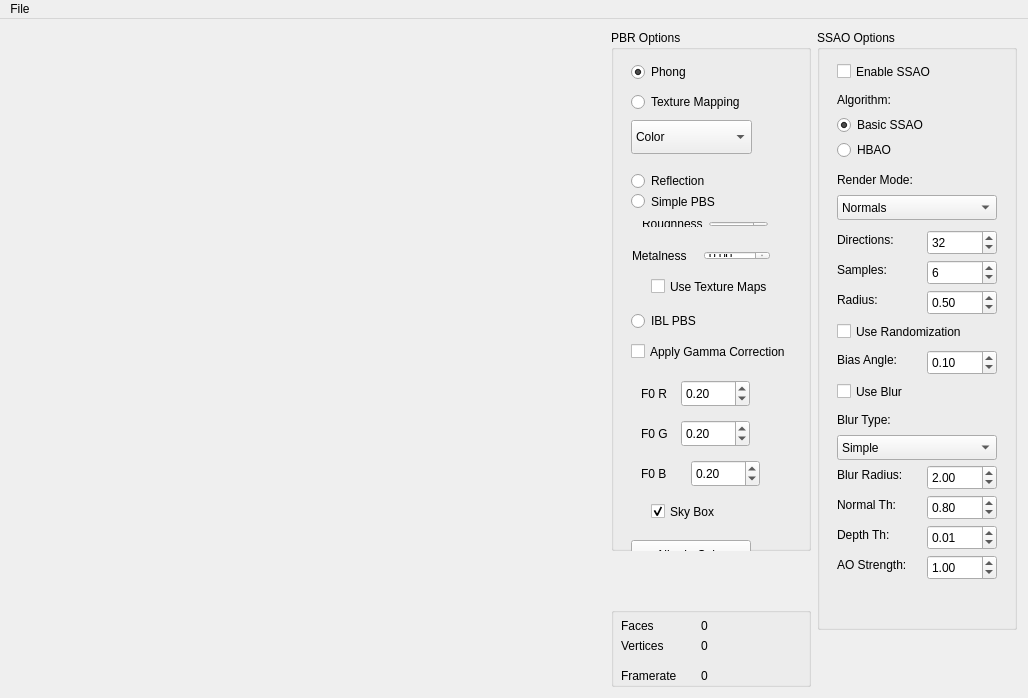
<?xml version="1.0" encoding="UTF-8"?>
<ui version="4.0">
 <class>MainWindow</class>
 <widget class="QMainWindow" name="MainWindow">
  <property name="geometry">
   <rect>
    <x>0</x>
    <y>0</y>
    <width>1028</width>
    <height>698</height>
   </rect>
  </property>
  <property name="minimumSize">
   <size>
    <width>1027</width>
    <height>678</height>
   </size>
  </property>
  <property name="baseSize">
   <size>
    <width>600</width>
    <height>600</height>
   </size>
  </property>
  <property name="windowTitle">
   <string>MainWindow</string>
  </property>
  <widget class="QWidget" name="Widget">
   <property name="minimumSize">
    <size>
     <width>1027</width>
     <height>0</height>
    </size>
   </property>
   <property name="baseSize">
    <size>
     <width>600</width>
     <height>600</height>
    </size>
   </property>
   <layout class="QHBoxLayout" name="horizontalLayout">
    <item>
     <widget class="GLWidget" name="glwidget" native="true">
      <property name="minimumSize">
       <size>
        <width>600</width>
        <height>600</height>
       </size>
      </property>
      <property name="maximumSize">
       <size>
        <width>16777215</width>
        <height>16777215</height>
       </size>
      </property>
      <property name="baseSize">
       <size>
        <width>600</width>
        <height>600</height>
       </size>
      </property>
     </widget>
    </item>
    <item>
     <layout class="QVBoxLayout" name="Configuration">
      <item>
       <widget class="QGroupBox" name="TreeOptions">
        <property name="minimumSize">
         <size>
          <width>200</width>
          <height>0</height>
         </size>
        </property>
        <property name="maximumSize">
         <size>
          <width>200</width>
          <height>16777215</height>
         </size>
        </property>
        <property name="title">
         <string>PBR Options</string>
        </property>
        <widget class="QRadioButton" name="radio_reflection">
         <property name="geometry">
          <rect>
           <x>20</x>
           <y>140</y>
           <width>117</width>
           <height>22</height>
          </rect>
         </property>
         <property name="text">
          <string>Reflection</string>
         </property>
         <property name="checked">
          <bool>false</bool>
         </property>
        </widget>
        <widget class="QRadioButton" name="radio_iblpbs">
         <property name="geometry">
          <rect>
           <x>20</x>
           <y>280</y>
           <width>117</width>
           <height>22</height>
          </rect>
         </property>
         <property name="text">
          <string>IBL PBS</string>
         </property>
        </widget>
        <widget class="QCheckBox" name="check_gamma_correction">
         <property name="geometry">
           <rect>
             <x>20</x>
             <y>310</y>
             <width>160</width>
             <height>23</height>
           </rect>
         </property>
         <property name="text">
           <string>Apply Gamma Correction</string>
         </property>
         <property name="checked">
           <bool>false</bool>
         </property>
        </widget>
        <widget class="QDoubleSpinBox" name="spin_f0r">
         <property name="geometry">
          <rect>
           <x>70</x>
           <y>350</y>
           <width>69</width>
           <height>27</height>
          </rect>
         </property>
         <property name="maximum">
          <double>2.000000000000000</double>
         </property>
         <property name="singleStep">
          <double>0.050000000000000</double>
         </property>
         <property name="value">
          <double>0.200000000000000</double>
         </property>
        </widget>
        <widget class="QDoubleSpinBox" name="spin_f0g">
         <property name="geometry">
          <rect>
           <x>70</x>
           <y>390</y>
           <width>69</width>
           <height>27</height>
          </rect>
         </property>
         <property name="maximum">
          <double>2.000000000000000</double>
         </property>
         <property name="singleStep">
          <double>0.050000000000000</double>
         </property>
         <property name="value">
          <double>0.200000000000000</double>
         </property>
        </widget>
        <widget class="QDoubleSpinBox" name="spin_f0b">
         <property name="geometry">
          <rect>
           <x>80</x>
           <y>430</y>
           <width>69</width>
           <height>27</height>
          </rect>
         </property>
         <property name="maximum">
          <double>2.000000000000000</double>
         </property>
         <property name="singleStep">
          <double>0.050000000000000</double>
         </property>
         <property name="value">
          <double>0.200000000000000</double>
         </property>
        </widget>
        <widget class="QLabel" name="label">
         <property name="geometry">
          <rect>
           <x>30</x>
           <y>350</y>
           <width>31</width>
           <height>27</height>
          </rect>
         </property>
         <property name="text">
          <string>F0 R</string>
         </property>
        </widget>
        <widget class="QLabel" name="label_2">
         <property name="geometry">
          <rect>
           <x>30</x>
           <y>390</y>
           <width>31</width>
           <height>27</height>
          </rect>
         </property>
         <property name="text">
          <string>F0 G</string>
         </property>
        </widget>
        <widget class="QLabel" name="label_3">
         <property name="geometry">
          <rect>
           <x>30</x>
           <y>430</y>
           <width>31</width>
           <height>27</height>
          </rect>
         </property>
         <property name="text">
          <string>F0 B</string>
         </property>
        </widget>
        <widget class="QRadioButton" name="radio_phong">
         <property name="geometry">
          <rect>
           <x>20</x>
           <y>30</y>
           <width>111</width>
           <height>24</height>
          </rect>
         </property>
         <property name="text">
          <string>Phong</string>
         </property>
         <property name="checked">
          <bool>true</bool>
         </property>
        </widget>
        <widget class="QRadioButton" name="radio_texMap">
         <property name="geometry">
          <rect>
           <x>20</x>
           <y>60</y>
           <width>151</width>
           <height>24</height>
          </rect>
         </property>
         <property name="text">
          <string>Texture Mapping</string>
         </property>
        </widget>
        <widget class="QComboBox" name="combo_tex">
         <property name="geometry">
          <rect>
           <x>20</x>
           <y>90</y>
           <width>121</width>
           <height>34</height>
          </rect>
         </property>
         <item>
          <property name="text">
           <string>Color</string>
          </property>
         </item>
         <item>
          <property name="text">
           <string>Roughness</string>
          </property>
         </item>
         <item>
          <property name="text">
           <string>Metalness</string>
          </property>
         </item>
        </widget>
        <widget class="QRadioButton" name="radio_pbs">
         <property name="geometry">
          <rect>
           <x>20</x>
           <y>160</y>
           <width>112</width>
           <height>23</height>
          </rect>
         </property>
         <property name="text">
          <string>Simple PBS</string>
         </property>
        </widget>
        <widget class="QCheckBox" name="check_use_textures">
         <property name="geometry">
            <rect>
            <x>40</x>
            <y>245</y>
            <width>140</width>
            <height>23</height>
            </rect>
         </property>
         <property name="text">
            <string>Use Texture Maps</string>
         </property>
         <property name="checked">
            <bool>false</bool>
         </property>
         </widget>
        <widget class="QCheckBox" name="check_sky">
         <property name="geometry">
          <rect>
           <x>40</x>
           <y>470</y>
           <width>92</width>
           <height>23</height>
          </rect>
         </property>
         <property name="text">
          <string>Sky Box</string>
         </property>
         <property name="checked">
          <bool>true</bool>
         </property>
        </widget>
        <widget class="QWidget" name="horizontalLayoutWidget">
         <property name="geometry">
          <rect>
           <x>20</x>
           <y>180</y>
           <width>148</width>
           <height>28</height>
          </rect>
         </property>
         <layout class="QHBoxLayout" name="horizontalLayout_2">
          <item>
           <widget class="QLabel" name="label_4">
            <property name="text">
             <string>Roughness</string>
            </property>
           </widget>
          </item>
          <item>
           <widget class="QDoubleSpinBox" name="dspin_rough">
            <property name="maximum">
             <double>1.000000000000000</double>
            </property>
            <property name="singleStep">
             <double>0.050000000000000</double>
            </property>
           </widget>
          </item>
         </layout>
        </widget>
        <widget class="QPushButton" name="button_Albedo_Color">
         <property name="geometry">
            <rect>
                <x>20</x>
                <y>510</y>
                <width>120</width>
                <height>30</height>
            </rect>
            </property>
            <property name="text">
            <string>Albedo Color</string>
         </property>
        </widget>
        <widget class="QWidget" name="horizontalLayoutWidget_2">
         <property name="geometry">
          <rect>
           <x>10</x>
           <y>210</y>
           <width>160</width>
           <height>31</height>
          </rect>
         </property>
         <layout class="QHBoxLayout" name="horizontalLayout_3">
          <item>
           <widget class="QLabel" name="label_5">
            <property name="text">
             <string>Metalness</string>
            </property>
           </widget>
          </item>
          <item>
           <widget class="QDoubleSpinBox" name="dspin_metal">
            <property name="maximum">
             <double>1.000000000000000</double>
            </property>
            <property name="singleStep">
             <double>0.050000000000000</double>
            </property>
           </widget>
          </item>
         </layout>
        </widget>
       </widget>
      </item>
      <item>
       <spacer name="Spacer">
        <property name="orientation">
         <enum>Qt::Vertical</enum>
        </property>
        <property name="sizeType">
         <enum>QSizePolicy::Maximum</enum>
        </property>
        <property name="sizeHint" stdset="0">
         <size>
          <width>50</width>
          <height>50</height>
         </size>
        </property>
       </spacer>
      </item>
      <item>
       <widget class="QGroupBox" name="RenderOptions">
        <property name="sizePolicy">
         <sizepolicy hsizetype="Minimum" vsizetype="Minimum">
          <horstretch>0</horstretch>
          <verstretch>0</verstretch>
         </sizepolicy>
        </property>
        <property name="maximumSize">
         <size>
          <width>200</width>
          <height>80</height>
         </size>
        </property>
        <property name="baseSize">
         <size>
          <width>0</width>
          <height>100</height>
         </size>
        </property>
        <property name="title">
         <string/>
        </property>
        <widget class="QLabel" name="Label_NumFaces">
         <property name="geometry">
          <rect>
           <x>90</x>
           <y>10</y>
           <width>91</width>
           <height>17</height>
          </rect>
         </property>
         <property name="text">
          <string>0</string>
         </property>
        </widget>
        <widget class="QLabel" name="Label_Faces">
         <property name="geometry">
          <rect>
           <x>10</x>
           <y>10</y>
           <width>67</width>
           <height>17</height>
          </rect>
         </property>
         <property name="text">
          <string>Faces</string>
         </property>
        </widget>
        <widget class="QLabel" name="Label_Vertices">
         <property name="geometry">
          <rect>
           <x>10</x>
           <y>30</y>
           <width>67</width>
           <height>17</height>
          </rect>
         </property>
         <property name="text">
          <string>Vertices</string>
         </property>
        </widget>
        <widget class="QLabel" name="Label_NumVertices">
         <property name="geometry">
          <rect>
           <x>90</x>
           <y>30</y>
           <width>91</width>
           <height>17</height>
          </rect>
         </property>
         <property name="text">
          <string>0</string>
         </property>
        </widget>
        <widget class="QLabel" name="Label_Framerate">
         <property name="geometry">
          <rect>
           <x>10</x>
           <y>60</y>
           <width>71</width>
           <height>17</height>
          </rect>
         </property>
         <property name="text">
          <string>Framerate</string>
         </property>
        </widget>
        <widget class="QLabel" name="Label_NumFramerate">
         <property name="geometry">
          <rect>
           <x>90</x>
           <y>60</y>
           <width>91</width>
           <height>17</height>
          </rect>
         </property>
         <property name="text">
          <string>0</string>
         </property>
        </widget>
       </widget>
      </item>
     </layout>
    </item>
    <!-- NEW SSAO COLUMN -->
    <item>
     <layout class="QVBoxLayout" name="SSAOConfiguration">
      <item>
       <widget class="QGroupBox" name="SSAOOptions">
        <property name="minimumSize">
         <size>
          <width>200</width>
          <height>600</height>
         </size>
        </property>
        <property name="maximumSize">
         <size>
          <width>200</width>
          <height>16777215</height>
         </size>
        </property>
        <property name="title">
         <string>SSAO Options</string>
        </property>
        
        <!-- Enable SSAO Checkbox -->
        <widget class="QCheckBox" name="check_enable_ssao">
         <property name="geometry">
          <rect>
           <x>20</x>
           <y>30</y>
           <width>160</width>
           <height>23</height>
          </rect>
         </property>
         <property name="text">
          <string>Enable SSAO</string>
         </property>
         <property name="checked">
          <bool>false</bool>
         </property>
        </widget>
        
        <!-- SSAO Algorithm Radio Buttons -->
        <widget class="QLabel" name="label_ao_algorithm">
         <property name="geometry">
          <rect>
           <x>20</x>
           <y>60</y>
           <width>80</width>
           <height>20</height>
          </rect>
         </property>
         <property name="text">
          <string>Algorithm:</string>
         </property>
        </widget>
        
        <widget class="QRadioButton" name="radio_basic_ssao">
         <property name="geometry">
          <rect>
           <x>20</x>
           <y>85</y>
           <width>120</width>
           <height>20</height>
          </rect>
         </property>
         <property name="text">
          <string>Basic SSAO</string>
         </property>
         <property name="checked">
          <bool>true</bool>
         </property>
        </widget>
        
        <widget class="QRadioButton" name="radio_hbao">
         <property name="geometry">
          <rect>
           <x>20</x>
           <y>110</y>
           <width>120</width>
           <height>20</height>
          </rect>
         </property>
         <property name="text">
          <string>HBAO</string>
         </property>
         <property name="checked">
          <bool>false</bool>
         </property>
        </widget>
        
        <!-- Render Mode Combo -->
        <widget class="QLabel" name="label_render_mode">
         <property name="geometry">
          <rect>
           <x>20</x>
           <y>140</y>
           <width>80</width>
           <height>20</height>
          </rect>
         </property>
         <property name="text">
          <string>Render Mode:</string>
         </property>
        </widget>
        <widget class="QComboBox" name="combo_ssao_render_mode">
         <property name="geometry">
          <rect>
           <x>20</x>
           <y>165</y>
           <width>160</width>
           <height>25</height>
          </rect>
         </property>
         <item>
          <property name="text">
           <string>Normals</string>
          </property>
         </item>
         <item>
          <property name="text">
           <string>Albedo</string>
          </property>
         </item>
         <item>
          <property name="text">
           <string>Depth</string>
          </property>
         </item>
         <item>
          <property name="text">
           <string>SSAO</string>
          </property>
         </item>
         <item>
          <property name="text">
           <string>Blurred SSAO</string>
          </property>
         </item>
         <item>
          <property name="text">
           <string>Final Composition</string>
          </property>
         </item>
        </widget>
        
        <!-- SSAO Kernel Parameters -->
        <widget class="QLabel" name="label_directions">
         <property name="geometry">
          <rect>
           <x>20</x>
           <y>200</y>
           <width>80</width>
           <height>20</height>
          </rect>
         </property>
         <property name="text">
          <string>Directions:</string>
         </property>
        </widget>
        <widget class="QSpinBox" name="spin_ssao_directions">
         <property name="geometry">
          <rect>
           <x>110</x>
           <y>200</y>
           <width>70</width>
           <height>25</height>
          </rect>
         </property>
         <property name="minimum">
          <number>4</number>
         </property>
         <property name="maximum">
          <number>64</number>
         </property>
         <property name="value">
          <number>32</number>
         </property>
        </widget>
        
        <widget class="QLabel" name="label_samples">
         <property name="geometry">
          <rect>
           <x>20</x>
           <y>230</y>
           <width>80</width>
           <height>20</height>
          </rect>
         </property>
         <property name="text">
          <string>Samples:</string>
         </property>
        </widget>
        <widget class="QSpinBox" name="spin_ssao_samples">
         <property name="geometry">
          <rect>
           <x>110</x>
           <y>230</y>
           <width>70</width>
           <height>25</height>
          </rect>
         </property>
         <property name="minimum">
          <number>1</number>
         </property>
         <property name="maximum">
          <number>32</number>
         </property>
         <property name="value">
          <number>6</number>
         </property>
        </widget>
        
        <widget class="QLabel" name="label_radius">
         <property name="geometry">
          <rect>
           <x>20</x>
           <y>260</y>
           <width>80</width>
           <height>20</height>
          </rect>
         </property>
         <property name="text">
          <string>Radius:</string>
         </property>
        </widget>
        <widget class="QDoubleSpinBox" name="spin_ssao_radius">
         <property name="geometry">
          <rect>
           <x>110</x>
           <y>260</y>
           <width>70</width>
           <height>25</height>
          </rect>
         </property>
         <property name="minimum">
          <double>0.010000000000000</double>
         </property>
         <property name="maximum">
          <double>2.000000000000000</double>
         </property>
         <property name="singleStep">
          <double>0.100000000000000</double>
         </property>
         <property name="value">
          <double>0.500000000000000</double>
         </property>
        </widget>
        
        <!-- Randomization -->
        <widget class="QCheckBox" name="check_use_randomization">
         <property name="geometry">
          <rect>
           <x>20</x>
           <y>290</y>
           <width>160</width>
           <height>23</height>
          </rect>
         </property>
         <property name="text">
          <string>Use Randomization</string>
         </property>
         <property name="checked">
          <bool>false</bool>
         </property>
        </widget>
        
        <!-- Bias Angle -->
        <widget class="QLabel" name="label_bias_angle">
         <property name="geometry">
          <rect>
           <x>20</x>
           <y>320</y>
           <width>80</width>
           <height>20</height>
          </rect>
         </property>
         <property name="text">
          <string>Bias Angle:</string>
         </property>
        </widget>
        <widget class="QDoubleSpinBox" name="spin_bias_angle">
         <property name="geometry">
          <rect>
           <x>110</x>
           <y>320</y>
           <width>70</width>
           <height>25</height>
          </rect>
         </property>
         <property name="minimum">
          <double>0.000000000000000</double>
         </property>
         <property name="maximum">
          <double>0.500000000000000</double>
         </property>
         <property name="singleStep">
          <double>0.010000000000000</double>
         </property>
         <property name="value">
          <double>0.100000000000000</double>
         </property>
        </widget>
        
        <!-- Blur Options -->
        <widget class="QCheckBox" name="check_use_blur">
         <property name="geometry">
          <rect>
           <x>20</x>
           <y>350</y>
           <width>160</width>
           <height>23</height>
          </rect>
         </property>
         <property name="text">
          <string>Use Blur</string>
         </property>
         <property name="checked">
          <bool>false</bool>
         </property>
        </widget>
        
        <widget class="QLabel" name="label_blur_type">
         <property name="geometry">
          <rect>
           <x>20</x>
           <y>380</y>
           <width>80</width>
           <height>20</height>
          </rect>
         </property>
         <property name="text">
          <string>Blur Type:</string>
         </property>
        </widget>
        <widget class="QComboBox" name="combo_blur_type">
         <property name="geometry">
          <rect>
           <x>20</x>
           <y>405</y>
           <width>160</width>
           <height>25</height>
          </rect>
         </property>
         <item>
          <property name="text">
           <string>Simple</string>
          </property>
         </item>
         <item>
          <property name="text">
           <string>Bilateral</string>
          </property>
         </item>
         <item>
          <property name="text">
           <string>Gaussian</string>
          </property>
         </item>
        </widget>
        
        <widget class="QLabel" name="label_blur_radius">
         <property name="geometry">
          <rect>
           <x>20</x>
           <y>435</y>
           <width>80</width>
           <height>20</height>
          </rect>
         </property>
         <property name="text">
          <string>Blur Radius:</string>
         </property>
        </widget>
        <widget class="QDoubleSpinBox" name="spin_blur_radius">
         <property name="geometry">
          <rect>
           <x>110</x>
           <y>435</y>
           <width>70</width>
           <height>25</height>
          </rect>
         </property>
         <property name="minimum">
          <double>1.000000000000000</double>
         </property>
         <property name="maximum">
          <double>10.000000000000000</double>
         </property>
         <property name="singleStep">
          <double>0.500000000000000</double>
         </property>
         <property name="value">
          <double>2.000000000000000</double>
         </property>
        </widget>
        
        <!-- Bilateral Blur Thresholds -->
        <widget class="QLabel" name="label_normal_threshold">
         <property name="geometry">
          <rect>
           <x>20</x>
           <y>465</y>
           <width>80</width>
           <height>20</height>
          </rect>
         </property>
         <property name="text">
          <string>Normal Th:</string>
         </property>
        </widget>
        <widget class="QDoubleSpinBox" name="spin_normal_threshold">
         <property name="geometry">
          <rect>
           <x>110</x>
           <y>465</y>
           <width>70</width>
           <height>25</height>
          </rect>
         </property>
         <property name="minimum">
          <double>0.000000000000000</double>
         </property>
         <property name="maximum">
          <double>1.000000000000000</double>
         </property>
         <property name="singleStep">
          <double>0.100000000000000</double>
         </property>
         <property name="value">
          <double>0.800000000000000</double>
         </property>
        </widget>
        
        <widget class="QLabel" name="label_depth_threshold">
         <property name="geometry">
          <rect>
           <x>20</x>
           <y>495</y>
           <width>80</width>
           <height>20</height>
          </rect>
         </property>
         <property name="text">
          <string>Depth Th:</string>
         </property>
        </widget>
        <widget class="QDoubleSpinBox" name="spin_depth_threshold">
         <property name="geometry">
          <rect>
           <x>110</x>
           <y>495</y>
           <width>70</width>
           <height>25</height>
          </rect>
         </property>
         <property name="minimum">
          <double>0.001000000000000</double>
         </property>
         <property name="maximum">
          <double>0.100000000000000</double>
         </property>
         <property name="singleStep">
          <double>0.001000000000000</double>
         </property>
         <property name="value">
          <double>0.010000000000000</double>
         </property>
        </widget>
        
        <!-- AO Strength -->
        <widget class="QLabel" name="label_ao_strength">
         <property name="geometry">
          <rect>
           <x>20</x>
           <y>525</y>
           <width>80</width>
           <height>20</height>
          </rect>
         </property>
         <property name="text">
          <string>AO Strength:</string>
         </property>
        </widget>
        <widget class="QDoubleSpinBox" name="spin_ao_strength">
         <property name="geometry">
          <rect>
           <x>110</x>
           <y>525</y>
           <width>70</width>
           <height>25</height>
          </rect>
         </property>
         <property name="minimum">
          <double>0.000000000000000</double>
         </property>
         <property name="maximum">
          <double>2.000000000000000</double>
         </property>
         <property name="singleStep">
          <double>0.100000000000000</double>
         </property>
         <property name="value">
          <double>1.000000000000000</double>
         </property>
        </widget>
       </widget>
      </item>
      <item>
       <spacer name="SSAOSpacer">
        <property name="orientation">
         <enum>Qt::Vertical</enum>
        </property>
        <property name="sizeType">
         <enum>QSizePolicy::Expanding</enum>
        </property>
        <property name="sizeHint" stdset="0">
         <size>
          <width>20</width>
          <height>40</height>
         </size>
        </property>
       </spacer>
      </item>
     </layout>
    </item>
   </layout>
  </widget>
  <widget class="QMenuBar" name="menuBar">
   <property name="geometry">
    <rect>
     <x>0</x>
     <y>0</y>
     <width>1028</width>
     <height>22</height>
    </rect>
   </property>
   <widget class="QMenu" name="menuFile">
    <property name="title">
     <string>File</string>
    </property>
    <addaction name="actionLoad"/>
    <addaction name="separator"/>
    <addaction name="actionLoad_Specular"/>
    <addaction name="actionLoad_Diffuse"/>
    <addaction name="actionLoad_WeightedSpecular"/>
    <addaction name="actionLoad_BrdfLUT"/>
    <addaction name="separator"/>
    <addaction name="actionLoad_Color"/>
    <addaction name="actionLoad_Roughness"/>
    <addaction name="actionLoad_Metalness"/>
    <addaction name="separator"/>
    <addaction name="actionQuit"/>
   </widget>
   <addaction name="menuFile"/>
  </widget>
  <action name="actionQuit">
   <property name="text">
    <string>Quit</string>
   </property>
  </action>
  <action name="actionLoad">
   <property name="text">
    <string>Load Model...</string>
   </property>
  </action>
  <action name="actionLoad_Specular">
   <property name="text">
    <string>Load Specular/Sky...</string>
   </property>
  </action>
  <action name="actionLoad_Diffuse">
   <property name="text">
    <string>Load Diffuse...</string>
   </property>
  </action>
   <action name="actionLoad_WeightedSpecular">
    <property name="text">
      <string>Load Weighted Specular Map (IBL)...</string>
    </property>
   </action>
   <action name="actionLoad_BrdfLUT">
     <property name="text">
      <string>Load BRDF LUT...</string>
     </property>
   </action>
  <action name="actionLoad_Color">
   <property name="text">
    <string>Load Color...</string>
   </property>
  </action>
  <action name="actionLoad_Roughness">
   <property name="text">
    <string>Load Roughness...</string>
   </property>
  </action>
  <action name="actionLoad_Metalness">
   <property name="text">
    <string>Load Metalness...</string>
   </property>
  </action>
 </widget>
 <layoutdefault spacing="6" margin="11"/>
 <customwidgets>
  <customwidget>
   <class>GLWidget</class>
   <extends>QWidget</extends>
   <header>glwidget.h</header>
   <container>1</container>
   <slots>
    <signal>SetFaces(QString)</signal>
    <signal>SetVertices(QString)</signal>
    <signal>SetFramerate(QString)</signal>
    <slot>SetReflection(bool)</slot>
    <slot>SetPBS(bool)</slot>
    <slot>SetFresnelB(double)</slot>
    <slot>SetFresnelG(double)</slot>
    <slot>SetFresnelR(double)</slot>
    <slot>SetPhong(bool)</slot>
    <slot>SetTexMap(bool)</slot>
    <slot>SetCurrentTexture(int)</slot>
    <slot>SetIBLPBS(bool)</slot>
    <slot>SetSkyVisible(bool)</slot>
    <slot>SetRoughness(double)</slot>
    <slot>SetMetalness(double)</slot>
    <slot>SetAlbedo(double, double, double)</slot>
    <slot>SetUseTextures(bool)</slot>
    <slot>ApplyGammaCorrection(bool)</slot>
    <slot>EnableSSAO(bool)</slot>
    <slot>SetSSAORenderMode(int)</slot>
    <slot>SetSSAODirections(int)</slot>
    <slot>SetSSAOSamplesPerDirection(int)</slot>
    <slot>SetSSAORadius(double)</slot>
    <slot>SetUseRandomization(bool)</slot>
    <slot>SetBiasAngle(double)</slot>
    <slot>SetUseBlur(bool)</slot>
    <slot>SetBlurType(int)</slot>
    <slot>SetBlurRadius(double)</slot>
    <slot>SetNormalThreshold(double)</slot>
    <slot>SetDepthThreshold(double)</slot>
    <slot>SetAOStrength(double)</slot>
    <slot>SetBasicSSAO(bool)</slot>
    <slot>SetHBAO(bool)</slot>
   </slots>
  </customwidget>
 </customwidgets>
 <resources/>
 <connections>
    <connection>
      <sender>check_use_textures</sender>
      <signal>clicked(bool)</signal>
      <receiver>glwidget</receiver>
      <slot>SetUseTextures(bool)</slot>
      <hints>
      <hint type="sourcelabel">
         <x>90</x>
         <y>220</y>
      </hint>
      <hint type="destinationlabel">
         <x>300</x>
         <y>300</y>
      </hint>
      </hints>
    </connection>
    <connection>
      <sender>check_gamma_correction</sender>
      <signal>clicked(bool)</signal>
      <receiver>glwidget</receiver>
      <slot>ApplyGammaCorrection(bool)</slot>
      <hints>
      <hint type="sourcelabel">
         <x>90</x>
         <y>310</y>
      </hint>
      <hint type="destinationlabel">
         <x>300</x>
         <y>300</y>
      </hint>
      </hints>
    </connection>
    <connection>
    <sender>btn_albedo_color</sender>
    <signal>clicked()</signal>
    <receiver>MainWindow</receiver>
    <slot>on_button_Albedo_Color_clicked()</slot>
    <hints>
    <hint type="sourcelabel">
    <x>80</x>
    <y>510</y>
    </hint>
    <hint type="destinationlabel">
    <x>414</x>
    <y>319</y>
    </hint>
    </hints>
    </connection>
  <connection>
   <sender>glwidget</sender>
   <signal>SetFaces(QString)</signal>
   <receiver>Label_NumFaces</receiver>
   <slot>setText(QString)</slot>
   <hints>
    <hint type="sourcelabel">
     <x>569</x>
     <y>566</y>
    </hint>
    <hint type="destinationlabel">
     <x>796</x>
     <y>566</y>
    </hint>
   </hints>
  </connection>
  <connection>
   <sender>glwidget</sender>
   <signal>SetVertices(QString)</signal>
   <receiver>Label_NumVertices</receiver>
   <slot>setText(QString)</slot>
   <hints>
    <hint type="sourcelabel">
     <x>593</x>
     <y>587</y>
    </hint>
    <hint type="destinationlabel">
     <x>796</x>
     <y>587</y>
    </hint>
   </hints>
  </connection>
  <connection>
   <sender>glwidget</sender>
   <signal>SetFramerate(QString)</signal>
   <receiver>Label_NumFramerate</receiver>
   <slot>setText(QString)</slot>
   <hints>
    <hint type="sourcelabel">
     <x>607</x>
     <y>623</y>
    </hint>
    <hint type="destinationlabel">
     <x>760</x>
     <y>617</y>
    </hint>
   </hints>
  </connection>
  <connection>
   <sender>radio_reflection</sender>
   <signal>clicked(bool)</signal>
   <receiver>glwidget</receiver>
   <slot>SetReflection(bool)</slot>
   <hints>
    <hint type="sourcelabel">
     <x>752</x>
     <y>202</y>
    </hint>
    <hint type="destinationlabel">
     <x>434</x>
     <y>75</y>
    </hint>
   </hints>
  </connection>
  <connection>
   <sender>radio_iblpbs</sender>
   <signal>clicked(bool)</signal>
   <receiver>glwidget</receiver>
   <slot>SetIBLPBS(bool)</slot>
   <hints>
    <hint type="sourcelabel">
     <x>752</x>
     <y>280</y>
    </hint>
    <hint type="destinationlabel">
     <x>539</x>
     <y>106</y>
    </hint>
   </hints>
  </connection>
  <connection>
   <sender>spin_f0b</sender>
   <signal>valueChanged(double)</signal>
   <receiver>glwidget</receiver>
   <slot>SetFresnelB(double)</slot>
   <hints>
    <hint type="sourcelabel">
     <x>764</x>
     <y>430</y>
    </hint>
    <hint type="destinationlabel">
     <x>520</x>
     <y>207</y>
    </hint>
   </hints>
  </connection>
  <connection>
   <sender>spin_f0g</sender>
   <signal>valueChanged(double)</signal>
   <receiver>glwidget</receiver>
   <slot>SetFresnelG(double)</slot>
   <hints>
    <hint type="sourcelabel">
     <x>764</x>
     <y>390</y>
    </hint>
    <hint type="destinationlabel">
     <x>559</x>
     <y>165</y>
    </hint>
   </hints>
  </connection>
  <connection>
   <sender>spin_f0r</sender>
   <signal>valueChanged(double)</signal>
   <receiver>glwidget</receiver>
   <slot>SetFresnelR(double)</slot>
   <hints>
    <hint type="sourcelabel">
     <x>764</x>
     <y>350</y>
    </hint>
    <hint type="destinationlabel">
     <x>547</x>
     <y>127</y>
    </hint>
   </hints>
  </connection>
  <connection>
   <sender>radio_phong</sender>
   <signal>clicked(bool)</signal>
   <receiver>glwidget</receiver>
   <slot>SetPhong(bool)</slot>
   <hints>
    <hint type="sourcelabel">
     <x>691</x>
     <y>73</y>
    </hint>
    <hint type="destinationlabel">
     <x>308</x>
     <y>330</y>
    </hint>
   </hints>
  </connection>
  <connection>
   <sender>radio_texMap</sender>
   <signal>clicked(bool)</signal>
   <receiver>glwidget</receiver>
   <slot>SetTexMap(bool)</slot>
   <hints>
    <hint type="sourcelabel">
     <x>711</x>
     <y>113</y>
    </hint>
    <hint type="destinationlabel">
     <x>308</x>
     <y>330</y>
    </hint>
   </hints>
  </connection>
  <connection>
   <sender>combo_tex</sender>
   <signal>currentIndexChanged(int)</signal>
   <receiver>glwidget</receiver>
   <slot>SetCurrentTexture(int)</slot>
   <hints>
    <hint type="sourcelabel">
     <x>672</x>
     <y>147</y>
    </hint>
    <hint type="destinationlabel">
     <x>330</x>
     <y>265</y>
    </hint>
   </hints>
  </connection>
  <connection>
   <sender>radio_pbs</sender>
   <signal>clicked(bool)</signal>
   <receiver>glwidget</receiver>
   <slot>SetPBS(bool)</slot>
   <hints>
    <hint type="sourcelabel">
     <x>691</x>
     <y>253</y>
    </hint>
    <hint type="destinationlabel">
     <x>308</x>
     <y>330</y>
    </hint>
   </hints>
  </connection>
  <connection>
   <sender>check_sky</sender>
   <signal>clicked(bool)</signal>
   <receiver>glwidget</receiver>
   <slot>SetSkyVisible(bool)</slot>
   <hints>
    <hint type="sourcelabel">
     <x>701</x>
     <y>470</y>
    </hint>
    <hint type="destinationlabel">
     <x>308</x>
     <y>330</y>
    </hint>
   </hints>
  </connection>
  <connection>
   <sender>dspin_metal</sender>
   <signal>valueChanged(double)</signal>
   <receiver>glwidget</receiver>
   <slot>SetMetalness(double)</slot>
   <hints>
    <hint type="sourcelabel">
     <x>746</x>
     <y>256</y>
    </hint>
    <hint type="destinationlabel">
     <x>308</x>
     <y>330</y>
    </hint>
   </hints>
  </connection>
  <connection>
   <sender>dspin_rough</sender>
   <signal>valueChanged(double)</signal>
   <receiver>glwidget</receiver>
   <slot>SetRoughness(double)</slot>
   <hints>
    <hint type="sourcelabel">
     <x>750</x>
     <y>225</y>
    </hint>
    <hint type="destinationlabel">
     <x>308</x>
     <y>330</y>
    </hint>
   </hints>
  </connection>
  
  <!-- SSAO CONNECTIONS -->
  <connection>
   <sender>check_enable_ssao</sender>
   <signal>clicked(bool)</signal>
   <receiver>glwidget</receiver>
   <slot>EnableSSAO(bool)</slot>
   <hints>
    <hint type="sourcelabel">
     <x>920</x>
     <y>50</y>
    </hint>
    <hint type="destinationlabel">
     <x>300</x>
     <y>300</y>
    </hint>
   </hints>
  </connection>
  
  <!-- RADIO BUTTON CONNECTIONS FOR AO ALGORITHM -->
  <connection>
   <sender>radio_basic_ssao</sender>
   <signal>clicked(bool)</signal>
   <receiver>glwidget</receiver>
   <slot>SetBasicSSAO(bool)</slot>
   <hints>
    <hint type="sourcelabel">
     <x>920</x>
     <y>95</y>
    </hint>
    <hint type="destinationlabel">
     <x>300</x>
     <y>300</y>
    </hint>
   </hints>
  </connection>
  
  <connection>
   <sender>radio_hbao</sender>
   <signal>clicked(bool)</signal>
   <receiver>glwidget</receiver>
   <slot>SetHBAO(bool)</slot>
   <hints>
    <hint type="sourcelabel">
     <x>920</x>
     <y>120</y>
    </hint>
    <hint type="destinationlabel">
     <x>300</x>
     <y>300</y>
    </hint>
   </hints>
  </connection>
  
  <connection>
   <sender>combo_ssao_render_mode</sender>
   <signal>currentIndexChanged(int)</signal>
   <receiver>glwidget</receiver>
   <slot>SetSSAORenderMode(int)</slot>
   <hints>
    <hint type="sourcelabel">
     <x>920</x>
     <y>175</y>
    </hint>
    <hint type="destinationlabel">
     <x>300</x>
     <y>300</y>
    </hint>
   </hints>
  </connection>
  
  <connection>
   <sender>spin_ssao_directions</sender>
   <signal>valueChanged(int)</signal>
   <receiver>glwidget</receiver>
   <slot>SetSSAODirections(int)</slot>
   <hints>
    <hint type="sourcelabel">
     <x>920</x>
     <y>210</y>
    </hint>
    <hint type="destinationlabel">
     <x>300</x>
     <y>300</y>
    </hint>
   </hints>
  </connection>
  
  <connection>
   <sender>spin_ssao_samples</sender>
   <signal>valueChanged(int)</signal>
   <receiver>glwidget</receiver>
   <slot>SetSSAOSamplesPerDirection(int)</slot>
   <hints>
    <hint type="sourcelabel">
     <x>920</x>
     <y>240</y>
    </hint>
    <hint type="destinationlabel">
     <x>300</x>
     <y>300</y>
    </hint>
   </hints>
  </connection>
  
  <connection>
   <sender>spin_ssao_radius</sender>
   <signal>valueChanged(double)</signal>
   <receiver>glwidget</receiver>
   <slot>SetSSAORadius(double)</slot>
   <hints>
    <hint type="sourcelabel">
     <x>920</x>
     <y>270</y>
    </hint>
    <hint type="destinationlabel">
     <x>300</x>
     <y>300</y>
    </hint>
   </hints>
  </connection>
  
  <connection>
   <sender>check_use_randomization</sender>
   <signal>clicked(bool)</signal>
   <receiver>glwidget</receiver>
   <slot>SetUseRandomization(bool)</slot>
   <hints>
    <hint type="sourcelabel">
     <x>920</x>
     <y>300</y>
    </hint>
    <hint type="destinationlabel">
     <x>300</x>
     <y>300</y>
    </hint>
   </hints>
  </connection>
  
  <connection>
   <sender>spin_bias_angle</sender>
   <signal>valueChanged(double)</signal>
   <receiver>glwidget</receiver>
   <slot>SetBiasAngle(double)</slot>
   <hints>
    <hint type="sourcelabel">
     <x>920</x>
     <y>330</y>
    </hint>
    <hint type="destinationlabel">
     <x>300</x>
     <y>300</y>
    </hint>
   </hints>
  </connection>
  
  <connection>
   <sender>check_use_blur</sender>
   <signal>clicked(bool)</signal>
   <receiver>glwidget</receiver>
   <slot>SetUseBlur(bool)</slot>
   <hints>
    <hint type="sourcelabel">
     <x>920</x>
     <y>360</y>
    </hint>
    <hint type="destinationlabel">
     <x>300</x>
     <y>300</y>
    </hint>
   </hints>
  </connection>
  
  <connection>
   <sender>combo_blur_type</sender>
   <signal>currentIndexChanged(int)</signal>
   <receiver>glwidget</receiver>
   <slot>SetBlurType(int)</slot>
   <hints>
    <hint type="sourcelabel">
     <x>920</x>
     <y>415</y>
    </hint>
    <hint type="destinationlabel">
     <x>300</x>
     <y>300</y>
    </hint>
   </hints>
  </connection>
  
  <connection>
   <sender>spin_blur_radius</sender>
   <signal>valueChanged(double)</signal>
   <receiver>glwidget</receiver>
   <slot>SetBlurRadius(double)</slot>
   <hints>
    <hint type="sourcelabel">
     <x>920</x>
     <y>445</y>
    </hint>
    <hint type="destinationlabel">
     <x>300</x>
     <y>300</y>
    </hint>
   </hints>
  </connection>
  
  <connection>
   <sender>spin_normal_threshold</sender>
   <signal>valueChanged(double)</signal>
   <receiver>glwidget</receiver>
   <slot>SetNormalThreshold(double)</slot>
   <hints>
    <hint type="sourcelabel">
     <x>920</x>
     <y>475</y>
    </hint>
    <hint type="destinationlabel">
     <x>300</x>
     <y>300</y>
    </hint>
   </hints>
  </connection>
  
  <connection>
   <sender>spin_depth_threshold</sender>
   <signal>valueChanged(double)</signal>
   <receiver>glwidget</receiver>
   <slot>SetDepthThreshold(double)</slot>
   <hints>
    <hint type="sourcelabel">
     <x>920</x>
     <y>505</y>
    </hint>
    <hint type="destinationlabel">
     <x>300</x>
     <y>300</y>
    </hint>
   </hints>
  </connection>
  
  <connection>
   <sender>spin_ao_strength</sender>
   <signal>valueChanged(double)</signal>
   <receiver>glwidget</receiver>
   <slot>SetAOStrength(double)</slot>
   <hints>
    <hint type="sourcelabel">
     <x>920</x>
     <y>535</y>
    </hint>
    <hint type="destinationlabel">
     <x>300</x>
     <y>300</y>
    </hint>
   </hints>
  </connection>
 </connections>
 <slots>
  <signal>updated_plane(double,double,double,double,bool)</signal>
  <slot>toggle_transfer_function_dialog()</slot>
 </slots>
</ui>
